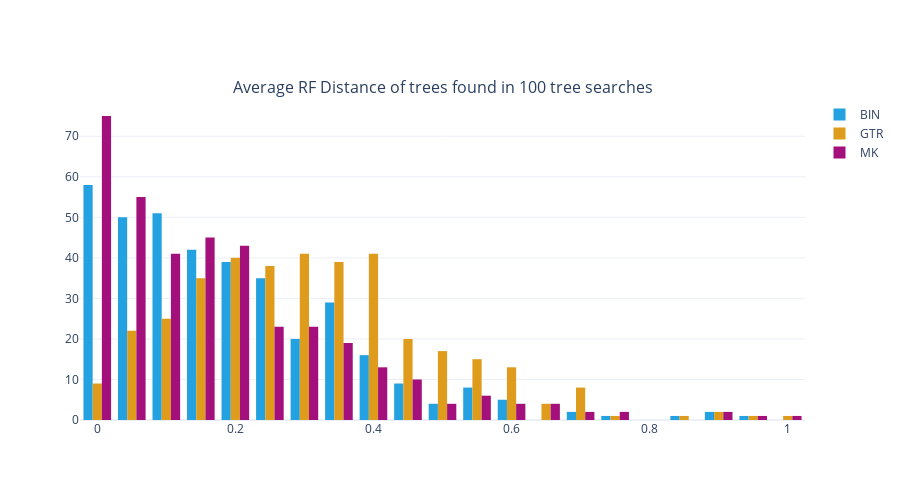

Notebook source saved alongside this figure:
### Code cell
#DIFFICULT
#compare_modelwise(df, "difficult", False, "Difficulty Score").update_layout(template="plotly_white", height=500)
#compare_modelwise(df, "num_topos_search", False, "Number of different topologies in 100 tree searches").update_layout(template="plotly_white", height=500)
compare_modelwise(df, "avg_rfdist_search", False, "Average RF Distance of trees found in 100 tree searches").update_layout(template="plotly_white", height=500)
#scatter(df, "BIN_difficult", "MK_difficult")

#fig = px.scatter(x=df["GTR_difficult"] - df["BIN_difficult"], y=df["GTR_difficult"] - df["MK_difficult"], log_x=False, log_y=False)
#fig.show()
#fig = px.scatter(x=df["BIN_difficult"] - df["MK_difficult"], y=df["BIN_difficult"] - df["GTR_difficult"], log_x=False, log_y=False)
#fig.show()
#fig = px.scatter(x=df["MK_difficult"] - df["BIN_difficult"], y=df["MK_difficult"] - df["GTR_difficult"], log_x=False, log_y=False)
#fig.show()

### Figure 1 — Plotly figure (JSON) as saved in the notebook; plotly's stock layout.template omitted (floating-point values rounded to 4 significant figures; data arrays with more than 128 entries replaced by an {"elided": "..."} marker saying what was removed)
{"data": [{"marker": {"color": "#23A1E0"}, "name": "BIN", "showlegend": true, "type": "histogram", "x": {"elided": "373 float values"}, "xaxis": "x", "yaxis": "y"}, {"marker": {"color": "#DF9B1B"}, "name": "GTR", "showlegend": true, "type": "histogram", "x": {"elided": "373 float values"}, "xaxis": "x", "yaxis": "y"}, {"marker": {"color": "#A3107C"}, "name": "MK", "showlegend": true, "type": "histogram", "x": {"elided": "373 float values"}, "xaxis": "x", "yaxis": "y"}], "layout": {"annotations": [{"font": {"size": 16}, "showarrow": false, "text": "Average RF Distance of trees found in 100 tree searches", "x": 0.5, "xanchor": "center", "xref": "paper", "y": 1, "yanchor": "bottom", "yref": "paper"}], "height": 500, "xaxis": {"anchor": "y", "domain": [0, 1]}, "yaxis": {"anchor": "x", "domain": [0, 1]}}}
